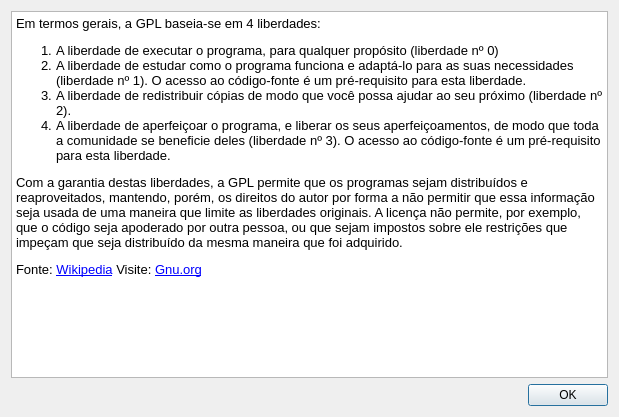
<?xml version="1.0" encoding="UTF-8"?>
<ui version="4.0">
 <class>licenca</class>
 <widget class="QDialog" name="licenca">
  <property name="geometry">
   <rect>
    <x>0</x>
    <y>0</y>
    <width>619</width>
    <height>417</height>
   </rect>
  </property>
  <property name="windowTitle">
   <string>Licença</string>
  </property>
  <layout class="QVBoxLayout" name="verticalLayout">
   <item>
    <widget class="QTextEdit" name="textEdit">
     <property name="enabled">
      <bool>true</bool>
     </property>
     <property name="html">
      <string>&lt;!DOCTYPE HTML PUBLIC &quot;-//W3C//DTD HTML 4.0//EN&quot; &quot;http://www.w3.org/TR/REC-html40/strict.dtd&quot;&gt;
&lt;html&gt;&lt;head&gt;&lt;meta name=&quot;qrichtext&quot; content=&quot;1&quot; /&gt;&lt;style type=&quot;text/css&quot;&gt;
p, li { white-space: pre-wrap; }
&lt;/style&gt;&lt;/head&gt;&lt;body style=&quot; font-family:'Sans'; font-size:10pt; font-weight:400; font-style:normal;&quot;&gt;
&lt;p style=&quot; margin-top:12px; margin-bottom:12px; margin-left:0px; margin-right:0px; -qt-block-indent:0; text-indent:0px;&quot;&gt;Em termos gerais, a GPL baseia-se em 4 liberdades:&lt;/p&gt;
&lt;ol style=&quot;margin-top: 0px; margin-bottom: 0px; margin-left: 0px; margin-right: 0px; -qt-list-indent: 1;&quot;&gt;&lt;li style=&quot; margin-top:12px; margin-bottom:0px; margin-left:0px; margin-right:0px; -qt-block-indent:0; text-indent:0px;&quot;&gt;A liberdade de executar o programa, para qualquer propósito (liberdade nº 0)&lt;/li&gt;
&lt;li style=&quot; margin-top:0px; margin-bottom:0px; margin-left:0px; margin-right:0px; -qt-block-indent:0; text-indent:0px;&quot;&gt;A liberdade de estudar como o programa funciona e adaptá-lo para as suas necessidades (liberdade nº 1). O acesso ao código-fonte é um pré-requisito para esta liberdade.&lt;/li&gt;
&lt;li style=&quot; margin-top:0px; margin-bottom:0px; margin-left:0px; margin-right:0px; -qt-block-indent:0; text-indent:0px;&quot;&gt;A liberdade de redistribuir cópias de modo que você possa ajudar ao seu próximo (liberdade nº 2).&lt;/li&gt;
&lt;li style=&quot; margin-top:0px; margin-bottom:12px; margin-left:0px; margin-right:0px; -qt-block-indent:0; text-indent:0px;&quot;&gt;A liberdade de aperfeiçoar o programa, e liberar os seus aperfeiçoamentos, de modo que toda a comunidade se beneficie deles (liberdade nº 3). O acesso ao código-fonte é um pré-requisito para esta liberdade.&lt;/li&gt;&lt;/ol&gt;
&lt;p style=&quot; margin-top:12px; margin-bottom:12px; margin-left:0px; margin-right:0px; -qt-block-indent:0; text-indent:0px;&quot;&gt;Com a garantia destas liberdades, a GPL permite que os programas sejam distribuídos e reaproveitados, mantendo, porém, os direitos do autor por forma a não permitir que essa informação seja usada de uma maneira que limite as liberdades originais. A licença não permite, por exemplo, que o código seja apoderado por outra pessoa, ou que sejam impostos sobre ele restrições que impeçam que seja distribuído da mesma maneira que foi adquirido.&lt;/p&gt;
&lt;p style=&quot; margin-top:0px; margin-bottom:0px; margin-left:0px; margin-right:0px; -qt-block-indent:0; text-indent:0px;&quot;&gt;Fonte: &lt;a href=&quot;http://pt.wikipedia.org/wiki/GNU_General_Public_License&quot;&gt;&lt;span style=&quot; text-decoration: underline; color:#0000ff;&quot;&gt;Wikipedia&lt;/span&gt;&lt;/a&gt; Visite: &lt;a href=&quot;http://www.gnu.org/licenses/gpl.html&quot;&gt;&lt;span style=&quot; text-decoration: underline; color:#0000ff;&quot;&gt;Gnu.org&lt;/span&gt;&lt;/a&gt;&lt;/p&gt;&lt;/body&gt;&lt;/html&gt;</string>
     </property>
     <property name="textInteractionFlags">
      <set>Qt::LinksAccessibleByMouse</set>
     </property>
    </widget>
   </item>
   <item>
    <widget class="QDialogButtonBox" name="buttonBox">
     <property name="orientation">
      <enum>Qt::Horizontal</enum>
     </property>
     <property name="standardButtons">
      <set>QDialogButtonBox::Ok</set>
     </property>
    </widget>
   </item>
  </layout>
 </widget>
 <resources/>
 <connections>
  <connection>
   <sender>buttonBox</sender>
   <signal>accepted()</signal>
   <receiver>licenca</receiver>
   <slot>accept()</slot>
   <hints>
    <hint type="sourcelabel">
     <x>248</x>
     <y>254</y>
    </hint>
    <hint type="destinationlabel">
     <x>157</x>
     <y>274</y>
    </hint>
   </hints>
  </connection>
  <connection>
   <sender>buttonBox</sender>
   <signal>rejected()</signal>
   <receiver>licenca</receiver>
   <slot>reject()</slot>
   <hints>
    <hint type="sourcelabel">
     <x>316</x>
     <y>260</y>
    </hint>
    <hint type="destinationlabel">
     <x>286</x>
     <y>274</y>
    </hint>
   </hints>
  </connection>
 </connections>
</ui>
